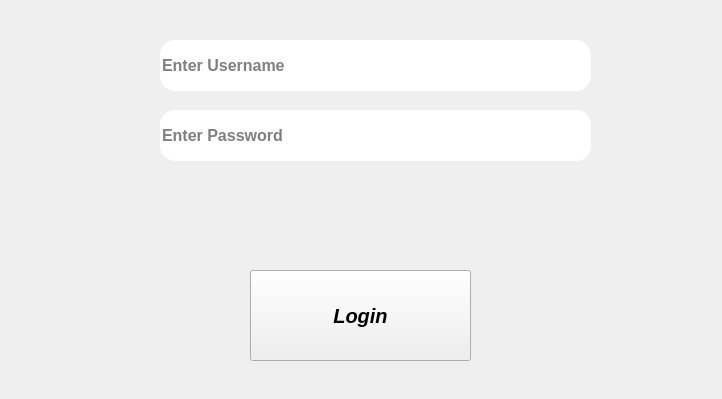
<?xml version="1.0" encoding="UTF-8"?>
<ui version="4.0">
 <class>MainWindow</class>
 <widget class="QMainWindow" name="MainWindow">
  <property name="geometry">
   <rect>
    <x>0</x>
    <y>0</y>
    <width>722</width>
    <height>399</height>
   </rect>
  </property>
  <property name="windowTitle">
   <string>MainWindow</string>
  </property>
  <widget class="QWidget" name="centralwidget">
   <widget class="QPushButton" name="pushButton">
    <property name="geometry">
     <rect>
      <x>250</x>
      <y>270</y>
      <width>221</width>
      <height>91</height>
     </rect>
    </property>
    <property name="font">
     <font>
      <family>Segoe UI</family>
      <pointsize>15</pointsize>
      <weight>75</weight>
      <italic>true</italic>
      <bold>true</bold>
     </font>
    </property>
    <property name="text">
     <string>Login</string>
    </property>
    <property name="shortcut">
     <string>Return</string>
    </property>
   </widget>
   <widget class="QLineEdit" name="lineEdit">
    <property name="geometry">
     <rect>
      <x>160</x>
      <y>40</y>
      <width>431</width>
      <height>51</height>
     </rect>
    </property>
    <property name="font">
     <font>
      <family>Segoe UI</family>
      <pointsize>12</pointsize>
      <weight>75</weight>
      <bold>true</bold>
     </font>
    </property>
    <property name="styleSheet">
     <string notr="true">border-radius:15px;</string>
    </property>
    <property name="placeholderText">
     <string>Enter Username</string>
    </property>
   </widget>
   <widget class="QLineEdit" name="lineEdit_2">
    <property name="geometry">
     <rect>
      <x>160</x>
      <y>110</y>
      <width>431</width>
      <height>51</height>
     </rect>
    </property>
    <property name="font">
     <font>
      <family>Segoe UI</family>
      <pointsize>12</pointsize>
      <weight>75</weight>
      <bold>true</bold>
     </font>
    </property>
    <property name="styleSheet">
     <string notr="true">border-radius:15px;</string>
    </property>
    <property name="echoMode">
     <enum>QLineEdit::Password</enum>
    </property>
    <property name="placeholderText">
     <string>Enter Password</string>
    </property>
   </widget>
   <widget class="QLabel" name="label">
    <property name="geometry">
     <rect>
      <x>80</x>
      <y>200</y>
      <width>581</width>
      <height>27</height>
     </rect>
    </property>
    <property name="font">
     <font>
      <pointsize>12</pointsize>
     </font>
    </property>
    <property name="text">
     <string/>
    </property>
   </widget>
  </widget>
 </widget>
 <resources/>
 <connections/>
</ui>
